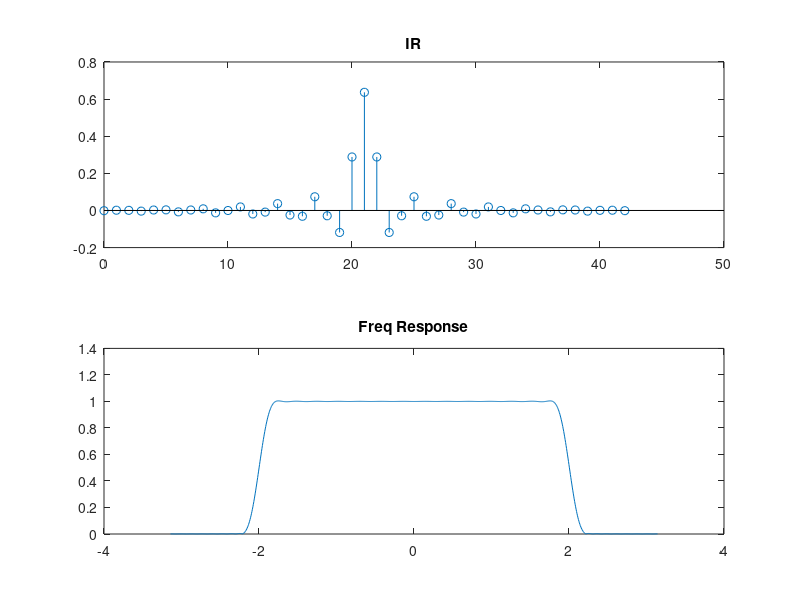

Reproduce this figure in MATLAB.
%% LPF using Keiser

clc;clear all;close all;

wp =1.8;ws = 2.2;dp=0.05;ds =0.005;
del= min(dp,ds);A =-20*log10(del);

if A>=50
B= 0.1102*(A-8.7);
elseif A >=21 && A<=50
B =0.5842*(A-21)^0.4+0.07886*(A-21);
else B=0;
end

M = ceil(1+(A-8)/(2.285*(ws-wp)));
n=0:M-1; wc =(wp+ws)/2;
h =(wc/pi)*(sinc(wc*(n-(M-1)/2)/pi)).*kaiser(M,B)';

figure(1);subplot(211);stem(n,h);title('IR');
N=1024;w=linspace(-pi,pi,N);

subplot(212);plot(w,abs(fftshift(fft(h,N))));
title('Freq Response');